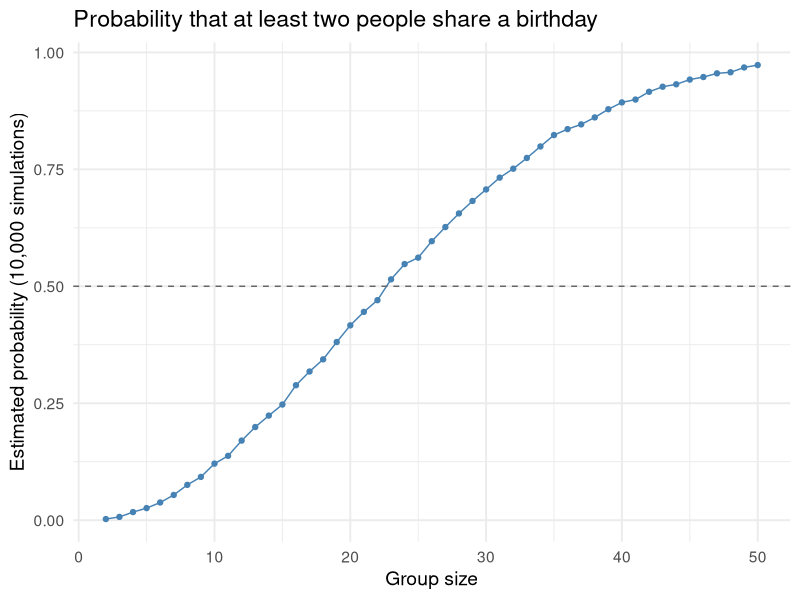

The R script that drew this image: (Note: this script raises an error after producing the figure.)
## ---- chunk 1
library(tidyverse)
library(broom)

set.seed(8105)

knitr::opts_chunk$set(
  fig.width = 8,
  fig.asp = 0.6,
  out.width = "90%"
)

theme_set(
  theme_minimal(base_size = 14) +
    theme(legend.position = "bottom")
)
## ---- chunk 2
has_shared_birthday = function(group_size) {
  birthdays = sample(1:365, size = group_size, replace = TRUE)

  any(duplicated(birthdays))
}
## ---- chunk 3
birthday_df =
  expand_grid(
    group_size = 2:50,
    iter = 1:10000
  ) |>
  mutate(shared = map_lgl(group_size, has_shared_birthday)) |>
  group_by(group_size) |>
  summarize(prob_shared = mean(shared))
## ---- chunk 4
birthday_df |>
  ggplot(aes(x = group_size, y = prob_shared)) +
  geom_line(color = "steelblue") +
  geom_point(color = "steelblue") +
  geom_hline(yintercept = 0.5, linetype = "dashed", color = "grey40") +
  labs(
    title = "Probability that at least two people share a birthday",
    x = "Group size",
    y = "Estimated probability (10,000 simulations)"
  )
## ---- chunk 5
first_over_half =
  birthday_df |>
  filter(prob_shared >= 0.5) |>
  slice_min(group_size) |>
  pull(group_size)

prob_at_23 = birthday_df |> filter(group_size == 23) |> pull(prob_shared)
prob_at_50 = birthday_df |> filter(group_size == 50) |> pull(prob_shared)
## ---- chunk 6
study_df =
  tibble(file_name = list.files("data", pattern = "\\.csv$")) |>
  mutate(data = map(file.path("data", file_name), read_csv))
## ---- chunk 7
study_tidy =
  study_df |>
  mutate(file_name = str_remove(file_name, "\\.csv$")) |>
  separate(file_name, into = c("arm", "subject_id"), sep = "_") |>
  mutate(
    arm = recode(arm, con = "Control", exp = "Experimental"),
    subject_id = str_c(arm, " ", subject_id)
  ) |>
  unnest(data) |>
  pivot_longer(
    week_1:week_8,
    names_to = "week",
    names_prefix = "week_",
    values_to = "observation"
  ) |>
  mutate(week = as.numeric(week))

study_tidy
## ---- chunk 8
study_tidy |>
  ggplot(aes(x = week, y = observation, group = subject_id, color = arm)) +
  geom_line(alpha = 0.7) +
  geom_point(alpha = 0.7) +
  scale_x_continuous(breaks = 1:8) +
  labs(
    title = "Observations for each subject over eight weeks",
    x = "Week",
    y = "Observation",
    color = "Study arm"
  )
## ---- chunk 9
arm_means =
  study_tidy |>
  filter(week %in% c(1, 8)) |>
  group_by(arm, week) |>
  summarize(mean_obs = mean(observation), .groups = "drop")

get_mean = function(arm_name, week_number) {
  arm_means |>
    filter(arm == arm_name, week == week_number) |>
    pull(mean_obs) |>
    round(2)
}
## ---- chunk 10
sim_t_test = function(mu, n = 30, sigma = 5) {
  sim_data = rnorm(n, mean = mu, sd = sigma)

  t.test(sim_data, mu = 0) |>
    tidy() |>
    select(mu_hat = estimate, p_value = p.value)
}
## ---- chunk 11
alpha = 0.05

power_sim_df =
  expand_grid(
    true_mu = 0:6,
    iter = 1:5000
  ) |>
  mutate(results = map(true_mu, sim_t_test)) |>
  unnest(results) |>
  mutate(rejected = p_value < alpha)
## ---- chunk 12
power_df =
  power_sim_df |>
  group_by(true_mu) |>
  summarize(power = mean(rejected))

power_df |>
  ggplot(aes(x = true_mu, y = power)) +
  geom_line(color = "steelblue") +
  geom_point(color = "steelblue", size = 2) +
  geom_hline(yintercept = alpha, linetype = "dashed", color = "grey40") +
  scale_x_continuous(breaks = 0:6) +
  scale_y_continuous(limits = c(0, 1)) +
  labs(
    title = "Power of a one-sample t-test (n = 30, sigma = 5)",
    x = "True value of mu",
    y = "Proportion of tests rejecting the null"
  )
## ---- chunk 13
get_power = function(mu_value) {
  power_df |>
    filter(true_mu == mu_value) |>
    pull(power) |>
    round(3)
}
## ---- chunk 14
estimate_df =
  power_sim_df |>
  group_by(true_mu) |>
  summarize(
    all_samples = mean(mu_hat),
    rejected_samples = mean(mu_hat[rejected])
  ) |>
  pivot_longer(
    all_samples:rejected_samples,
    names_to = "sample_set",
    values_to = "avg_mu_hat"
  ) |>
  mutate(
    sample_set = recode(
      sample_set,
      all_samples = "All samples",
      rejected_samples = "Samples where the null was rejected"
    )
  )

estimate_df |>
  ggplot(aes(x = true_mu, y = avg_mu_hat, color = sample_set)) +
  geom_abline(intercept = 0, slope = 1, linetype = "dashed", color = "grey40") +
  geom_line() +
  geom_point(size = 2) +
  scale_x_continuous(breaks = 0:6) +
  scale_y_continuous(breaks = 0:6) +
  labs(
    title = "Average estimate of mu compared with the true mu",
    x = "True value of mu",
    y = "Average estimate of mu",
    color = NULL
  )
## ---- chunk 15
rejected_label = "Samples where the null was rejected"

get_estimate = function(mu_value, set_name) {
  estimate_df |>
    filter(true_mu == mu_value, sample_set == set_name) |>
    pull(avg_mu_hat) |>
    round(2)
}
